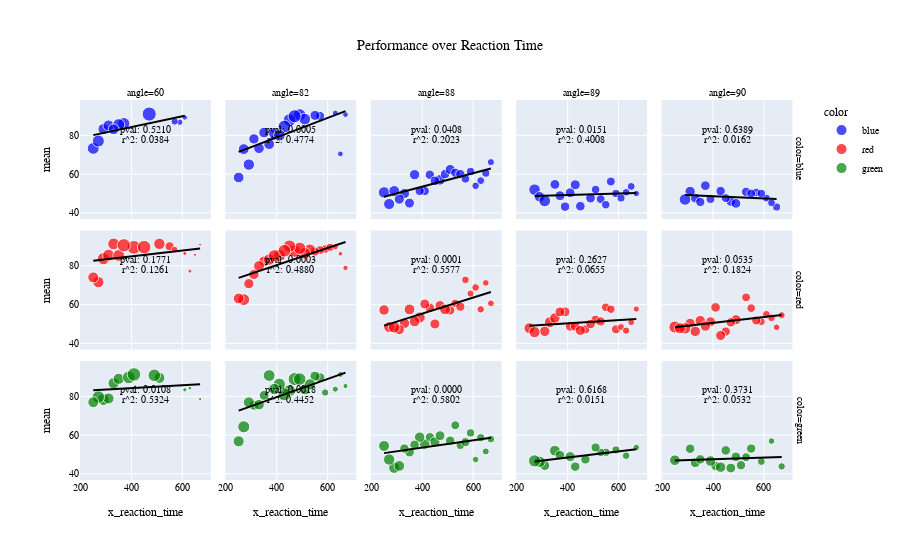

Source (notebook cell):
### Markdown cell above
## Performance over reaction time
- using weigted filter outlier for regression

### Code cell
perf_angle_df = events_df.groupby(["x_reaction_time", "color", "angle"])["performance"] \
    .agg(["count", "mean"]).reset_index()
perf_angle_df = weigted_outlier_filter("mean", "count", lower_q=.1, upper_q=.9)(perf_angle_df)
perf_angle_df = weigted_outlier_filter("x_reaction_time", "count", lower_q=.1, upper_q=.85)(perf_angle_df)
fig = px.scatter(perf_angle_df.sort_values("angle"), 
    title="Performance over Reaction Time",
    x="x_reaction_time", y="mean", 
    color="color", size="count", size_max=10,
    facet_row="color", facet_col="angle",
    render_mode="svg",
    # marginal_x="histogram",
    # animation_frame="angle",
    # facet_col_spacing=.25, facet_row_spacing=.1,
    trendline="ols", trendline_options=dict(log_x=False), trendline_color_override="black",
    color_discrete_map={
        "red": "red",
        "green": "green",
        "blue": "blue"})
for idx, row in px.get_trendline_results(fig).sort_values("color", ascending=False).iterrows():
    res = row["px_fit_results"]
    fig.add_annotation(xref=f"x{idx+1}", yref=f"y{idx+1}", showarrow=False, yshift=30, text=f"pval: {res.pvalues[1]:.4f}")
    fig.add_annotation(xref=f"x{idx+1}", yref=f"y{idx+1}", showarrow=False, yshift=20, text=f"r^2: {res.rsquared:.4f}")
fig.update_layout(
    title_x=0.5,
    font= my_font,
                )
fig.show()
pio.write_image(fig, 'per_density.png', width=1600, height=700)


# pio.write_image(fig, 'sacc.png', width=1600, height=700)
# import PIL
# import io

# frames = []
# for s, fr in enumerate(fig.frames):
#     fig.update(data=fr.data)
#     fig.layout.sliders[0].update(active=s)
#     frames.append(PIL.Image.open(io.BytesIO(fig.to_image(scale=2, format="png"))))
    
# # create animated GIF
# frames[0].save(
#         "test.gif",
#         save_all=True,
#         append_images=frames[1:],
#         optimize=True,
#         duration=500,
#         loop=0,
#     )
# Performance_over_reaction_time_bytes = fig.to_image(format="png", width=400, height=400)

### Figure 1 — Plotly figure (JSON) as saved in the notebook; plotly's stock layout.template omitted (floating-point values rounded to 4 significant figures)
{"data": [{"hovertemplate": "color=blue<br>angle=60<br>x_reaction_time=%{x}<br>mean=%{y}<br>count=%{marker.size}<extra></extra>", "legendgroup": "blue", "marker": {"color": "blue", "size": [187, 161, 37, 53, 161, 194, 193, 154, 70, 266, 192], "sizemode": "area", "sizeref": 2.66, "symbol": "circle"}, "mode": "markers", "name": "blue", "orientation": "v", "showlegend": true, "type": "scatter", "x": [250, 290, 610, 590, 310, 370, 350, 330, 570, 470, 270], "xaxis": "x11", "y": [73.26, 83.23, 89.19, 86.79, 85.09, 86.08, 85.49, 83.12, 87.14, 90.98, 77.08], "yaxis": "y11"}, {"hovertemplate": "<b>OLS trendline</b><br>mean = 0.0278232 * x_reaction_time + 73.1601<br>R<sup>2</sup>=0.532405<br><br>color=blue<br>angle=60<br>x_reaction_time=%{x}<br>mean=%{y} <b>(trend)</b><extra></extra>", "legendgroup": "blue", "line": {"color": "black"}, "marker": {"color": "blue", "symbol": "circle"}, "mode": "lines", "name": "blue", "showlegend": false, "type": "scatter", "x": [250, 270, 290, 310, 330, 350, 370, 470, 570, 590, 610], "xaxis": "x11", "y": [80.12, 80.67, 81.23, 81.79, 82.34, 82.9, 83.45, 86.24, 89.02, 89.58, 90.13], "yaxis": "y11"}, {"hovertemplate": "color=blue<br>angle=82<br>x_reaction_time=%{x}<br>mean=%{y}<br>count=%{marker.size}<extra></extra>", "legendgroup": "blue", "marker": {"color": "blue", "size": [150, 110, 134, 142, 47, 171, 151, 44, 202, 181, 151, 215, 174, 214, 227, 175, 155, 155, 43], "sizemode": "area", "sizeref": 2.66, "symbol": "circle"}, "mode": "markers", "name": "blue", "orientation": "v", "showlegend": false, "type": "scatter", "x": [330, 570, 550, 310, 630, 290, 250, 650, 490, 510, 350, 450, 390, 430, 470, 410, 370, 270, 670], "xaxis": "x12", "y": [73.33, 90, 90.3, 78.17, 91.49, 64.91, 58.28, 70.45, 90.59, 88.4, 81.46, 87.91, 81.03, 84.58, 89.87, 80, 75.48, 72.9, 90.7], "yaxis": "y12"}, {"hovertemplate": "<b>OLS trendline</b><br>mean = 0.0500528 * x_reaction_time + 58.9429<br>R<sup>2</sup>=0.445175<br><br>color=blue<br>angle=82<br>x_reaction_time=%{x}<br>mean=%{y} <b>(trend)</b><extra></extra>", "legendgroup": "blue", "line": {"color": "black"}, "marker": {"color": "blue", "symbol": "circle"}, "mode": "lines", "name": "blue", "showlegend": false, "type": "scatter", "x": [250, 270, 290, 310, 330, 350, 370, 390, 410, 430, 450, 470, 490, 510, 550, 570, 630, 650, 670], "xaxis": "x12", "y": [71.46, 72.46, 73.46, 74.46, 75.46, 76.46, 77.46, 78.46, 79.46, 80.47, 81.47, 82.47, 83.47, 84.47, 86.47, 87.47, 90.48, 91.48, 92.48], "yaxis": "y12"}, {"hovertemplate": "color=blue<br>angle=88<br>x_reaction_time=%{x}<br>mean=%{y}<br>count=%{marker.size}<extra></extra>", "legendgroup": "blue", "marker": {"color": "blue", "size": [68, 166, 115, 149, 119, 113, 122, 120, 139, 133, 131, 112, 138, 115, 99, 174, 160, 86, 83, 76, 138, 88], "sizemode": "area", "sizeref": 2.66, "symbol": "circle"}, "mode": "markers", "name": "blue", "orientation": "v", "showlegend": false, "type": "scatter", "x": [670, 270, 410, 470, 430, 390, 450, 490, 370, 510, 350, 530, 330, 550, 570, 250, 290, 650, 630, 610, 310, 590], "xaxis": "x13", "y": [66.18, 44.58, 51.3, 57.05, 59.66, 51.33, 56.56, 60, 59.71, 62.41, 45.04, 60.71, 50, 60, 57.58, 50.57, 51.25, 60.47, 56.63, 53.95, 47.1, 61.36], "yaxis": "y13"}, {"hovertemplate": "<b>OLS trendline</b><br>mean = 0.0348538 * x_reaction_time + 39.5777<br>R<sup>2</sup>=0.580225<br><br>color=blue<br>angle=88<br>x_reaction_time=%{x}<br>mean=%{y} <b>(trend)</b><extra></extra>", "legendgroup": "blue", "line": {"color": "black"}, "marker": {"color": "blue", "symbol": "circle"}, "mode": "lines", "name": "blue", "showlegend": false, "type": "scatter", "x": [250, 270, 290, 310, 330, 350, 370, 390, 410, 430, 450, 470, 490, 510, 530, 550, 570, 590, 610, 630, 650, 670], "xaxis": "x13", "y": [48.29, 48.99, 49.69, 50.38, 51.08, 51.78, 52.47, 53.17, 53.87, 54.56, 55.26, 55.96, 56.66, 57.35, 58.05, 58.75, 59.44, 60.14, 60.84, 61.54, 62.23, 62.93], "yaxis": "y13"}, {"hovertemplate": "color=blue<br>angle=89<br>x_reaction_time=%{x}<br>mean=%{y}<br>count=%{marker.size}<extra></extra>", "legendgroup": "blue", "marker": {"color": "blue", "size": [105, 98, 128, 104, 95, 129, 175, 54, 90, 79, 86, 147, 184, 82, 122, 126, 131, 118, 134], "sizemode": "area", "sizeref": 2.66, "symbol": "circle"}, "mode": "markers", "name": "blue", "orientation": "v", "showlegend": false, "type": "scatter", "x": [570, 510, 350, 530, 550, 410, 270, 670, 590, 630, 610, 290, 310, 650, 450, 490, 370, 390, 430], "xaxis": "x14", "y": [56.19, 52.04, 54.69, 47.12, 44.21, 50.39, 52, 50, 50, 50.63, 47.67, 48.3, 46.2, 53.66, 43.44, 47.62, 48.85, 43.22, 54.48], "yaxis": "y14"}, {"hovertemplate": "<b>OLS trendline</b><br>mean = 0.00367994 * x_reaction_time + 47.7542<br>R<sup>2</sup>=0.015057<br><br>color=blue<br>angle=89<br>x_reaction_time=%{x}<br>mean=%{y} <b>(trend)</b><extra></extra>", "legendgroup": "blue", "line": {"color": "black"}, "marker": {"color": "blue", "symbol": "circle"}, "mode": "lines", "name": "blue", "showlegend": false, "type": "scatter", "x": [270, 290, 310, 350, 370, 390, 410, 430, 450, 490, 510, 530, 550, 570, 590, 610, 630, 650, 670], "xaxis": "x14", "y": [48.75, 48.82, 48.9, 49.04, 49.12, 49.19, 49.26, 49.34, 49.41, 49.56, 49.63, 49.7, 49.78, 49.85, 49.93, 50.0, 50.07, 50.15, 50.22], "yaxis": "y14"}, {"hovertemplate": "color=blue<br>angle=90<br>x_reaction_time=%{x}<br>mean=%{y}<br>count=%{marker.size}<extra></extra>", "legendgroup": "blue", "marker": {"color": "blue", "size": [99, 128, 116, 104, 114, 120, 119, 105, 106, 124, 127, 86, 84, 143, 84, 98, 179], "sizemode": "area", "sizeref": 2.66, "symbol": "circle"}, "mode": "markers", "name": "blue", "orientation": "v", "showlegend": false, "type": "scatter", "x": [570, 330, 530, 550, 350, 470, 430, 450, 390, 370, 490, 650, 610, 310, 630, 590, 290], "xaxis": "x15", "y": [50.51, 47.66, 50.86, 50, 45.61, 45.83, 51.26, 47.62, 47.17, 54.03, 44.88, 43.02, 47.62, 51.05, 45.24, 50, 46.93], "yaxis": "y15"}, {"hovertemplate": "<b>OLS trendline</b><br>mean = -0.00563339 * x_reaction_time + 50.8479<br>R<sup>2</sup>=0.053197<br><br>color=blue<br>angle=90<br>x_reaction_time=%{x}<br>mean=%{y} <b>(trend)</b><extra></extra>", "legendgroup": "blue", "line": {"color": "black"}, "marker": {"color": "blue", "symbol": "circle"}, "mode": "lines", "name": "blue", "showlegend": false, "type": "scatter", "x": [290, 310, 330, 350, 370, 390, 430, 450, 470, 490, 530, 550, 570, 590, 610, 630, 650], "xaxis": "x15", "y": [49.21, 49.1, 48.99, 48.88, 48.76, 48.65, 48.43, 48.31, 48.2, 48.09, 47.86, 47.75, 47.64, 47.52, 47.41, 47.3, 47.19], "yaxis": "y15"}, {"hovertemplate": "color=red<br>angle=60<br>x_reaction_time=%{x}<br>mean=%{y}<br>count=%{marker.size}<extra></extra>", "legendgroup": "red", "marker": {"color": "red", "size": [169, 14, 22, 196, 186, 22, 111, 173, 184, 184, 60, 248, 241, 234, 158, 11], "sizemode": "area", "sizeref": 2.66, "symbol": "circle"}, "mode": "markers", "name": "red", "orientation": "v", "showlegend": true, "type": "scatter", "x": [270, 650, 630, 290, 310, 610, 550, 510, 330, 350, 570, 410, 450, 370, 250, 670], "xaxis": "x6", "y": [71.6, 85.71, 77.27, 83.67, 85.48, 86.36, 90.09, 91.33, 91.3, 85.33, 88.33, 89.52, 89.63, 90.6, 74.05, 90.91], "yaxis": "y6"}, {"hovertemplate": "<b>OLS trendline</b><br>mean = 0.0150261 * x_reaction_time + 78.9188<br>R<sup>2</sup>=0.126109<br><br>color=red<br>angle=60<br>x_reaction_time=%{x}<br>mean=%{y} <b>(trend)</b><extra></extra>", "legendgroup": "red", "line": {"color": "black"}, "marker": {"color": "red", "symbol": "circle"}, "mode": "lines", "name": "red", "showlegend": false, "type": "scatter", "x": [250, 270, 290, 310, 330, 350, 370, 410, 450, 510, 550, 570, 610, 630, 650, 670], "xaxis": "x6", "y": [82.68, 82.98, 83.28, 83.58, 83.88, 84.18, 84.48, 85.08, 85.68, 86.58, 87.18, 87.48, 88.08, 88.39, 88.69, 88.99], "yaxis": "y6"}, {"hovertemplate": "color=red<br>angle=82<br>x_reaction_time=%{x}<br>mean=%{y}<br>count=%{marker.size}<extra></extra>", "legendgroup": "red", "marker": {"color": "red", "size": [97, 101, 187, 111, 156, 139, 86, 137, 49, 211, 153, 178, 201, 159, 192, 203, 173, 213, 196, 152, 29, 38], "sizemode": "area", "sizeref": 2.66, "symbol": "circle"}, "mode": "markers", "name": "red", "orientation": "v", "showlegend": false, "type": "scatter", "x": [590, 570, 270, 550, 530, 310, 610, 290, 630, 470, 350, 510, 490, 330, 410, 450, 370, 430, 390, 250, 650, 670], "xaxis": "x7", "y": [88.66, 88.12, 62.57, 87.39, 88.46, 75.54, 89.53, 70.8, 89.8, 87.68, 82.35, 86.52, 89.05, 79.87, 85.42, 90.15, 83.24, 87.79, 85.2, 63.16, 86.21, 78.95], "yaxis": "y7"}, {"hovertemplate": "<b>OLS trendline</b><br>mean = 0.0439909 * x_reaction_time + 62.7849<br>R<sup>2</sup>=0.488047<br><br>color=red<br>angle=82<br>x_reaction_time=%{x}<br>mean=%{y} <b>(trend)</b><extra></extra>", "legendgroup": "red", "line": {"color": "black"}, "marker": {"color": "red", "symbol": "circle"}, "mode": "lines", "name": "red", "showlegend": false, "type": "scatter", "x": [250, 270, 290, 310, 330, 350, 370, 390, 410, 430, 450, 470, 490, 510, 530, 550, 570, 590, 610, 630, 650, 670], "xaxis": "x7", "y": [73.78, 74.66, 75.54, 76.42, 77.3, 78.18, 79.06, 79.94, 80.82, 81.7, 82.58, 83.46, 84.34, 85.22, 86.1, 86.98, 87.86, 88.74, 89.62, 90.5, 91.38, 92.26], "yaxis": "y7"}, {"hovertemplate": "color=red<br>angle=88<br>x_reaction_time=%{x}<br>mean=%{y}<br>count=%{marker.size}<extra></extra>", "legendgroup": "red", "marker": {"color": "red", "size": [61, 59, 145, 163, 120, 131, 134, 150, 114, 153, 131, 145, 94, 153, 112, 67, 138, 159, 73, 77, 176, 77], "sizemode": "area", "sizeref": 2.66, "symbol": "circle"}, "mode": "markers", "name": "red", "orientation": "v", "showlegend": false, "type": "scatter", "x": [670, 650, 250, 390, 430, 410, 450, 370, 510, 350, 470, 330, 530, 490, 550, 590, 310, 270, 630, 610, 290, 570], "xaxis": "x8", "y": [60.66, 71.19, 57.24, 53.37, 58.33, 60.31, 50, 51.33, 57.02, 57.52, 59.54, 50.34, 60.64, 57.52, 58.93, 65.67, 47.1, 48.43, 57.53, 68.83, 48.3, 72.73], "yaxis": "y8"}, {"hovertemplate": "<b>OLS trendline</b><br>mean = 0.0413199 * x_reaction_time + 38.8348<br>R<sup>2</sup>=0.557707<br><br>color=red<br>angle=88<br>x_reaction_time=%{x}<br>mean=%{y} <b>(trend)</b><extra></extra>", "legendgroup": "red", "line": {"color": "black"}, "marker": {"color": "red", "symbol": "circle"}, "mode": "lines", "name": "red", "showlegend": false, "type": "scatter", "x": [250, 270, 290, 310, 330, 350, 370, 390, 410, 430, 450, 470, 490, 510, 530, 550, 570, 590, 610, 630, 650, 670], "xaxis": "x8", "y": [49.16, 49.99, 50.82, 51.64, 52.47, 53.3, 54.12, 54.95, 55.78, 56.6, 57.43, 58.26, 59.08, 59.91, 60.73, 61.56, 62.39, 63.21, 64.04, 64.87, 65.69, 66.52], "yaxis": "y8"}, {"hovertemplate": "color=red<br>angle=89<br>x_reaction_time=%{x}<br>mean=%{y}<br>count=%{marker.size}<extra></extra>", "legendgroup": "red", "marker": {"color": "red", "size": [108, 99, 159, 145, 121, 145, 108, 113, 120, 59, 121, 123, 128, 159, 52, 92, 64, 166, 73, 128, 135], "sizemode": "area", "sizeref": 2.66, "symbol": "circle"}, "mode": "markers", "name": "red", "orientation": "v", "showlegend": false, "type": "scatter", "x": [590, 550, 330, 310, 510, 350, 470, 530, 490, 650, 410, 430, 390, 250, 670, 570, 610, 270, 630, 370, 450], "xaxis": "x9", "y": [47.22, 58.59, 50.94, 46.21, 52.07, 53.1, 47.22, 51.33, 50, 50.85, 48.76, 48.78, 56.25, 47.8, 57.69, 57.61, 48.44, 45.78, 46.58, 56.25, 46.67], "yaxis": "y9"}, {"hovertemplate": "<b>OLS trendline</b><br>mean = 0.0084292 * x_reaction_time + 46.9176<br>R<sup>2</sup>=0.065518<br><br>color=red<br>angle=89<br>x_reaction_time=%{x}<br>mean=%{y} <b>(trend)</b><extra></extra>", "legendgroup": "red", "line": {"color": "black"}, "marker": {"color": "red", "symbol": "circle"}, "mode": "lines", "name": "red", "showlegend": false, "type": "scatter", "x": [250, 270, 310, 330, 350, 370, 390, 410, 430, 450, 470, 490, 510, 530, 550, 570, 590, 610, 630, 650, 670], "xaxis": "x9", "y": [49.02, 49.19, 49.53, 49.7, 49.87, 50.04, 50.2, 50.37, 50.54, 50.71, 50.88, 51.05, 51.22, 51.39, 51.55, 51.72, 51.89, 52.06, 52.23, 52.4, 52.57], "yaxis": "y9"}, {"hovertemplate": "color=red<br>angle=90<br>x_reaction_time=%{x}<br>mean=%{y}<br>count=%{marker.size}<extra></extra>", "legendgroup": "red", "marker": {"color": "red", "size": [58, 192, 66, 133, 84, 98, 137, 145, 145, 136, 102, 118, 115, 123, 134, 141, 79, 80, 178, 110, 159], "sizemode": "area", "sizeref": 2.66, "symbol": "circle"}, "mode": "markers", "name": "red", "orientation": "v", "showlegend": false, "type": "scatter", "x": [650, 250, 670, 390, 590, 550, 310, 330, 350, 490, 530, 470, 450, 410, 430, 370, 630, 610, 290, 570, 270], "xaxis": "x10", "y": [48.28, 48.44, 54.55, 51.13, 51.19, 58.16, 50.36, 46.21, 51.72, 52.21, 63.73, 50.85, 46.09, 58.54, 44.03, 48.94, 53.16, 55, 47.75, 51.82, 47.8], "yaxis": "y10"}, {"hovertemplate": "<b>OLS trendline</b><br>mean = 0.0150645 * x_reaction_time + 44.5319<br>R<sup>2</sup>=0.182430<br><br>color=red<br>angle=90<br>x_reaction_time=%{x}<br>mean=%{y} <b>(trend)</b><extra></extra>", "legendgroup": "red", "line": {"color": "black"}, "marker": {"color": "red", "symbol": "circle"}, "mode": "lines", "name": "red", "showlegend": false, "type": "scatter", "x": [250, 270, 290, 310, 330, 350, 370, 390, 410, 430, 450, 470, 490, 530, 550, 570, 590, 610, 630, 650, 670], "xaxis": "x10", "y": [48.3, 48.6, 48.9, 49.2, 49.5, 49.8, 50.11, 50.41, 50.71, 51.01, 51.31, 51.61, 51.91, 52.52, 52.82, 53.12, 53.42, 53.72, 54.02, 54.32, 54.63], "yaxis": "y10"}, {"hovertemplate": "color=green<br>angle=60<br>x_reaction_time=%{x}<br>mean=%{y}<br>count=%{marker.size}<extra></extra>", "legendgroup": "green", "marker": {"color": "green", "size": [184, 24, 161, 19, 162, 166, 164, 207, 215, 241, 14, 206, 156], "sizemode": "area", "sizeref": 2.66, "symbol": "circle"}, "mode": "markers", "name": "green", "orientation": "v", "showlegend": true, "type": "scatter", "x": [290, 610, 310, 630, 510, 330, 350, 490, 390, 410, 670, 270, 250], "xaxis": "x", "y": [78.26, 83.33, 78.88, 84.21, 89.51, 86.75, 89.02, 90.82, 89.77, 91.29, 78.57, 79.61, 76.92], "yaxis": "y"}, {"hovertemplate": "<b>OLS trendline</b><br>mean = 0.00736271 * x_reaction_time + 81.2598<br>R<sup>2</sup>=0.038428<br><br>color=green<br>angle=60<br>x_reaction_time=%{x}<br>mean=%{y} <b>(trend)</b><extra></extra>", "legendgroup": "green", "line": {"color": "black"}, "marker": {"color": "green", "symbol": "circle"}, "mode": "lines", "name": "green", "showlegend": false, "type": "scatter", "x": [250, 270, 290, 310, 330, 350, 390, 410, 490, 510, 610, 630, 670], "xaxis": "x", "y": [83.1, 83.25, 83.39, 83.54, 83.69, 83.84, 84.13, 84.28, 84.87, 85.01, 85.75, 85.9, 86.19], "yaxis": "y"}, {"hovertemplate": "color=green<br>angle=82<br>x_reaction_time=%{x}<br>mean=%{y}<br>count=%{marker.size}<extra></extra>", "legendgroup": "green", "marker": {"color": "green", "size": [72, 125, 135, 134, 46, 49, 160, 225, 128, 158, 148, 173, 183, 193, 221, 196, 172, 162, 207, 193, 34], "sizemode": "area", "sizeref": 2.66, "symbol": "circle"}, "mode": "markers", "name": "green", "orientation": "v", "showlegend": false, "type": "scatter", "x": [590, 570, 550, 310, 650, 630, 290, 470, 350, 510, 330, 530, 370, 450, 430, 410, 390, 250, 490, 270, 670], "xaxis": "x2", "y": [81.94, 89.6, 90.37, 75.37, 91.3, 83.67, 76.88, 88.89, 80.47, 83.54, 75.68, 86.13, 90.71, 82.9, 81.0, 86.22, 83.72, 56.79, 88.89, 64.25, 85.29], "yaxis": "y2"}, {"hovertemplate": "<b>OLS trendline</b><br>mean = 0.046601 * x_reaction_time + 60.9735<br>R<sup>2</sup>=0.477425<br><br>color=green<br>angle=82<br>x_reaction_time=%{x}<br>mean=%{y} <b>(trend)</b><extra></extra>", "legendgroup": "green", "line": {"color": "black"}, "marker": {"color": "green", "symbol": "circle"}, "mode": "lines", "name": "green", "showlegend": false, "type": "scatter", "x": [250, 270, 290, 310, 330, 350, 370, 390, 410, 430, 450, 470, 490, 510, 530, 550, 570, 590, 630, 650, 670], "xaxis": "x2", "y": [72.62, 73.56, 74.49, 75.42, 76.35, 77.28, 78.22, 79.15, 80.08, 81.01, 81.94, 82.88, 83.81, 84.74, 85.67, 86.6, 87.54, 88.47, 90.33, 91.26, 92.2], "yaxis": "y2"}, {"hovertemplate": "color=green<br>angle=88<br>x_reaction_time=%{x}<br>mean=%{y}<br>count=%{marker.size}<extra></extra>", "legendgroup": "green", "marker": {"color": "green", "size": [76, 150, 160, 146, 112, 140, 122, 121, 125, 129, 103, 115, 95, 90, 110, 87, 167, 64, 57, 152, 171], "sizemode": "area", "sizeref": 2.66, "symbol": "circle"}, "mode": "markers", "name": "green", "orientation": "v", "showlegend": false, "type": "scatter", "x": [670, 410, 250, 390, 430, 450, 370, 510, 350, 470, 530, 330, 550, 590, 570, 630, 290, 650, 610, 310, 270], "xaxis": "x3", "y": [57.89, 55.33, 54.38, 58.9, 58.93, 56.43, 54.92, 57.02, 51.2, 59.69, 65.05, 53.04, 54.74, 61.11, 56.36, 58.62, 43.11, 51.56, 47.37, 44.08, 47.37], "yaxis": "y3"}, {"hovertemplate": "<b>OLS trendline</b><br>mean = 0.0189218 * x_reaction_time + 45.9474<br>R<sup>2</sup>=0.202297<br><br>color=green<br>angle=88<br>x_reaction_time=%{x}<br>mean=%{y} <b>(trend)</b><extra></extra>", "legendgroup": "green", "line": {"color": "black"}, "marker": {"color": "green", "symbol": "circle"}, "mode": "lines", "name": "green", "showlegend": false, "type": "scatter", "x": [250, 270, 290, 310, 330, 350, 370, 390, 410, 430, 450, 470, 510, 530, 550, 570, 590, 610, 630, 650, 670], "xaxis": "x3", "y": [50.68, 51.06, 51.43, 51.81, 52.19, 52.57, 52.95, 53.33, 53.71, 54.08, 54.46, 54.84, 55.6, 55.98, 56.35, 56.73, 57.11, 57.49, 57.87, 58.25, 58.63], "yaxis": "y3"}, {"hovertemplate": "color=green<br>angle=89<br>x_reaction_time=%{x}<br>mean=%{y}<br>count=%{marker.size}<extra></extra>", "legendgroup": "green", "marker": {"color": "green", "size": [86, 88, 94, 154, 112, 56, 119, 133, 131, 171, 77, 195, 118, 123], "sizemode": "area", "sizeref": 2.66, "symbol": "circle"}, "mode": "markers", "name": "green", "orientation": "v", "showlegend": false, "type": "scatter", "x": [590, 550, 530, 350, 510, 670, 430, 410, 310, 290, 630, 270, 470, 370], "xaxis": "x4", "y": [52.33, 51.14, 51.06, 51.95, 53.57, 53.57, 43.7, 48.87, 44.27, 46.2, 49.35, 46.67, 47.46, 49.59], "yaxis": "y4"}, {"hovertemplate": "<b>OLS trendline</b><br>mean = 0.0158724 * x_reaction_time + 42.033<br>R<sup>2</sup>=0.400816<br><br>color=green<br>angle=89<br>x_reaction_time=%{x}<br>mean=%{y} <b>(trend)</b><extra></extra>", "legendgroup": "green", "line": {"color": "black"}, "marker": {"color": "green", "symbol": "circle"}, "mode": "lines", "name": "green", "showlegend": false, "type": "scatter", "x": [270, 290, 310, 350, 370, 410, 430, 470, 510, 530, 550, 590, 630, 670], "xaxis": "x4", "y": [46.32, 46.64, 46.95, 47.59, 47.91, 48.54, 48.86, 49.49, 50.13, 50.45, 50.76, 51.4, 52.03, 52.67], "yaxis": "y4"}, {"hovertemplate": "color=green<br>angle=90<br>x_reaction_time=%{x}<br>mean=%{y}<br>count=%{marker.size}<extra></extra>", "legendgroup": "green", "marker": {"color": "green", "size": [151, 73, 118, 148, 145, 82, 115, 129, 105, 117, 118, 128, 121, 121, 58, 119], "sizemode": "area", "sizeref": 2.66, "symbol": "circle"}, "mode": "markers", "name": "green", "orientation": "v", "showlegend": false, "type": "scatter", "x": [250, 670, 410, 390, 430, 590, 550, 330, 530, 510, 350, 470, 450, 490, 630, 310], "xaxis": "x5", "y": [47.02, 43.84, 44.07, 46.62, 43.45, 46.34, 53.04, 45.74, 48.57, 44.44, 47.46, 42.97, 52.07, 48.76, 56.9, 52.94], "yaxis": "y5"}, {"hovertemplate": "<b>OLS trendline</b><br>mean = 0.0043654 * x_reaction_time + 45.7557<br>R<sup>2</sup>=0.016164<br><br>color=green<br>angle=90<br>x_reaction_time=%{x}<br>mean=%{y} <b>(trend)</b><extra></extra>", "legendgroup": "green", "line": {"color": "black"}, "marker": {"color": "green", "symbol": "circle"}, "mode": "lines", "name": "green", "showlegend": false, "type": "scatter", "x": [250, 310, 330, 350, 390, 410, 430, 450, 470, 490, 510, 530, 550, 590, 630, 670], "xaxis": "x5", "y": [46.85, 47.11, 47.2, 47.28, 47.46, 47.55, 47.63, 47.72, 47.81, 47.89, 47.98, 48.07, 48.16, 48.33, 48.51, 48.68], "yaxis": "y5"}], "layout": {"annotations": [{"showarrow": false, "text": "angle=60", "x": 0.09, "xanchor": "center", "xref": "paper", "y": 1.0, "yanchor": "bottom", "yref": "paper"}, {"showarrow": false, "text": "angle=82", "x": 0.29, "xanchor": "center", "xref": "paper", "y": 1.0, "yanchor": "bottom", "yref": "paper"}, {"showarrow": false, "text": "angle=88", "x": 0.49, "xanchor": "center", "xref": "paper", "y": 1.0, "yanchor": "bottom", "yref": "paper"}, {"showarrow": false, "text": "angle=89", "x": 0.69, "xanchor": "center", "xref": "paper", "y": 1.0, "yanchor": "bottom", "yref": "paper"}, {"showarrow": false, "text": "angle=90", "x": 0.89, "xanchor": "center", "xref": "paper", "y": 1.0, "yanchor": "bottom", "yref": "paper"}, {"showarrow": false, "text": "color=green", "textangle": 90, "x": 0.98, "xanchor": "left", "xref": "paper", "y": 0.1567, "yanchor": "middle", "yref": "paper"}, {"showarrow": false, "text": "color=red", "textangle": 90, "x": 0.98, "xanchor": "left", "xref": "paper", "y": 0.5, "yanchor": "middle", "yref": "paper"}, {"showarrow": false, "text": "color=blue", "textangle": 90, "x": 0.98, "xanchor": "left", "xref": "paper", "y": 0.8433, "yanchor": "middle", "yref": "paper"}, {"showarrow": false, "text": "pval: 0.1771", "xref": "x6", "yref": "y6", "yshift": 30}, {"showarrow": false, "text": "r^2: 0.1261", "xref": "x6", "yref": "y6", "yshift": 20}, {"showarrow": false, "text": "pval: 0.0003", "xref": "x7", "yref": "y7", "yshift": 30}, {"showarrow": false, "text": "r^2: 0.4880", "xref": "x7", "yref": "y7", "yshift": 20}, {"showarrow": false, "text": "pval: 0.0001", "xref": "x8", "yref": "y8", "yshift": 30}, {"showarrow": false, "text": "r^2: 0.5577", "xref": "x8", "yref": "y8", "yshift": 20}, {"showarrow": false, "text": "pval: 0.2627", "xref": "x9", "yref": "y9", "yshift": 30}, {"showarrow": false, "text": "r^2: 0.0655", "xref": "x9", "yref": "y9", "yshift": 20}, {"showarrow": false, "text": "pval: 0.0535", "xref": "x10", "yref": "y10", "yshift": 30}, {"showarrow": false, "text": "r^2: 0.1824", "xref": "x10", "yref": "y10", "yshift": 20}, {"showarrow": false, "text": "pval: 0.5210", "xref": "x11", "yref": "y11", "yshift": 30}, {"showarrow": false, "text": "r^2: 0.0384", "xref": "x11", "yref": "y11", "yshift": 20}, {"showarrow": false, "text": "pval: 0.0005", "xref": "x12", "yref": "y12", "yshift": 30}, {"showarrow": false, "text": "r^2: 0.4774", "xref": "x12", "yref": "y12", "yshift": 20}, {"showarrow": false, "text": "pval: 0.0408", "xref": "x13", "yref": "y13", "yshift": 30}, {"showarrow": false, "text": "r^2: 0.2023", "xref": "x13", "yref": "y13", "yshift": 20}, {"showarrow": false, "text": "pval: 0.0151", "xref": "x14", "yref": "y14", "yshift": 30}, {"showarrow": false, "text": "r^2: 0.4008", "xref": "x14", "yref": "y14", "yshift": 20}, {"showarrow": false, "text": "pval: 0.6389", "xref": "x15", "yref": "y15", "yshift": 30}, {"showarrow": false, "text": "r^2: 0.0162", "xref": "x15", "yref": "y15", "yshift": 20}, {"showarrow": false, "text": "pval: 0.0108", "xref": "x", "yref": "y", "yshift": 30}, {"showarrow": false, "text": "r^2: 0.5324", "xref": "x", "yref": "y", "yshift": 20}, {"showarrow": false, "text": "pval: 0.0018", "xref": "x2", "yref": "y2", "yshift": 30}, {"showarrow": false, "text": "r^2: 0.4452", "xref": "x2", "yref": "y2", "yshift": 20}, {"showarrow": false, "text": "pval: 0.0000", "xref": "x3", "yref": "y3", "yshift": 30}, {"showarrow": false, "text": "r^2: 0.5802", "xref": "x3", "yref": "y3", "yshift": 20}, {"showarrow": false, "text": "pval: 0.6168", "xref": "x4", "yref": "y4", "yshift": 30}, {"showarrow": false, "text": "r^2: 0.0151", "xref": "x4", "yref": "y4", "yshift": 20}, {"showarrow": false, "text": "pval: 0.3731", "xref": "x5", "yref": "y5", "yshift": 30}, {"showarrow": false, "text": "r^2: 0.0532", "xref": "x5", "yref": "y5", "yshift": 20}], "autosize": true, "font": {"color": "black", "family": "Vazir", "size": 10}, "legend": {"itemsizing": "constant", "title": {"text": "color"}, "tracegroupgap": 0}, "title": {"text": "Performance over Reaction Time", "x": 0.5}, "xaxis": {"anchor": "y", "autorange": true, "domain": [0, 0.18], "range": [207.8, 705.8], "title": {"text": "x_reaction_time"}, "type": "linear"}, "xaxis10": {"anchor": "y10", "autorange": true, "domain": [0.8, 0.98], "matches": "x", "range": [207.8, 705.8], "showticklabels": false, "type": "linear"}, "xaxis11": {"anchor": "y11", "autorange": true, "domain": [0, 0.18], "matches": "x", "range": [207.8, 705.8], "showticklabels": false, "type": "linear"}, "xaxis12": {"anchor": "y12", "autorange": true, "domain": [0.2, 0.38], "matches": "x", "range": [207.8, 705.8], "showticklabels": false, "type": "linear"}, "xaxis13": {"anchor": "y13", "autorange": true, "domain": [0.4, 0.58], "matches": "x", "range": [207.8, 705.8], "showticklabels": false, "type": "linear"}, "xaxis14": {"anchor": "y14", "autorange": true, "domain": [0.6, 0.78], "matches": "x", "range": [207.8, 705.8], "showticklabels": false, "type": "linear"}, "xaxis15": {"anchor": "y15", "autorange": true, "domain": [0.8, 0.98], "matches": "x", "range": [207.8, 705.8], "showticklabels": false, "type": "linear"}, "xaxis2": {"anchor": "y2", "autorange": true, "domain": [0.2, 0.38], "matches": "x", "range": [207.8, 705.8], "title": {"text": "x_reaction_time"}, "type": "linear"}, "xaxis3": {"anchor": "y3", "autorange": true, "domain": [0.4, 0.58], "matches": "x", "range": [207.8, 705.8], "title": {"text": "x_reaction_time"}, "type": "linear"}, "xaxis4": {"anchor": "y4", "autorange": true, "domain": [0.6, 0.78], "matches": "x", "range": [207.8, 705.8], "title": {"text": "x_reaction_time"}, "type": "linear"}, "xaxis5": {"anchor": "y5", "autorange": true, "domain": [0.8, 0.98], "matches": "x", "range": [207.8, 705.8], "title": {"text": "x_reaction_time"}, "type": "linear"}, "xaxis6": {"anchor": "y6", "autorange": true, "domain": [0, 0.18], "matches": "x", "range": [207.8, 705.8], "showticklabels": false, "type": "linear"}, "xaxis7": {"anchor": "y7", "autorange": true, "domain": [0.2, 0.38], "matches": "x", "range": [207.8, 705.8], "showticklabels": false, "type": "linear"}, "xaxis8": {"anchor": "y8", "autorange": true, "domain": [0.4, 0.58], "matches": "x", "range": [207.8, 705.8], "showticklabels": false, "type": "linear"}, "xaxis9": {"anchor": "y9", "autorange": true, "domain": [0.6, 0.78], "matches": "x", "range": [207.8, 705.8], "showticklabels": false, "type": "linear"}, "yaxis": {"anchor": "x", "autorange": true, "domain": [0, 0.3133], "range": [26.19, 131.3], "title": {"text": "mean"}, "type": "linear"}, "yaxis10": {"anchor": "x10", "autorange": true, "domain": [0.3433, 0.6567], "matches": "y", "range": [26.19, 131.3], "showticklabels": false, "type": "linear"}, "yaxis11": {"anchor": "x11", "autorange": true, "domain": [0.6867, 1.0], "matches": "y", "range": [26.19, 131.3], "title": {"text": "mean"}, "type": "linear"}, "yaxis12": {"anchor": "x12", "autorange": true, "domain": [0.6867, 1.0], "matches": "y", "range": [26.19, 131.3], "showticklabels": false, "type": "linear"}, "yaxis13": {"anchor": "x13", "autorange": true, "domain": [0.6867, 1.0], "matches": "y", "range": [26.19, 131.3], "showticklabels": false, "type": "linear"}, "yaxis14": {"anchor": "x14", "autorange": true, "domain": [0.6867, 1.0], "matches": "y", "range": [26.19, 131.3], "showticklabels": false, "type": "linear"}, "yaxis15": {"anchor": "x15", "autorange": true, "domain": [0.6867, 1.0], "matches": "y", "range": [26.19, 131.3], "showticklabels": false, "type": "linear"}, "yaxis2": {"anchor": "x2", "autorange": true, "domain": [0, 0.3133], "matches": "y", "range": [26.19, 131.3], "showticklabels": false, "type": "linear"}, "yaxis3": {"anchor": "x3", "autorange": true, "domain": [0, 0.3133], "matches": "y", "range": [26.19, 131.3], "showticklabels": false, "type": "linear"}, "yaxis4": {"anchor": "x4", "autorange": true, "domain": [0, 0.3133], "matches": "y", "range": [26.19, 131.3], "showticklabels": false, "type": "linear"}, "yaxis5": {"anchor": "x5", "autorange": true, "domain": [0, 0.3133], "matches": "y", "range": [26.19, 131.3], "showticklabels": false, "type": "linear"}, "yaxis6": {"anchor": "x6", "autorange": true, "domain": [0.3433, 0.6567], "matches": "y", "range": [26.19, 131.3], "title": {"text": "mean"}, "type": "linear"}, "yaxis7": {"anchor": "x7", "autorange": true, "domain": [0.3433, 0.6567], "matches": "y", "range": [26.19, 131.3], "showticklabels": false, "type": "linear"}, "yaxis8": {"anchor": "x8", "autorange": true, "domain": [0.3433, 0.6567], "matches": "y", "range": [26.19, 131.3], "showticklabels": false, "type": "linear"}, "yaxis9": {"anchor": "x9", "autorange": true, "domain": [0.3433, 0.6567], "matches": "y", "range": [26.19, 131.3], "showticklabels": false, "type": "linear"}}}
